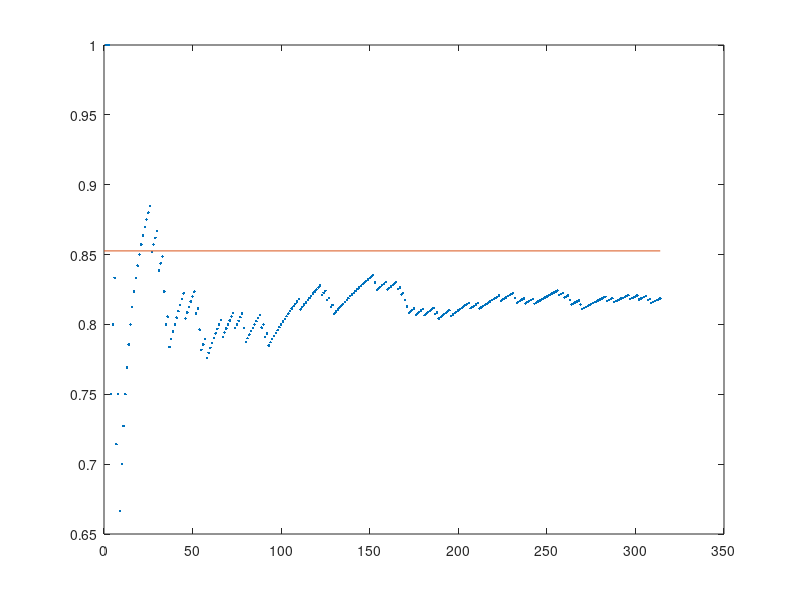

MATLAB code for this plot:
% Sander Lentink 10422439
% The a before the file name is because it wont run otherwise
% pdf is attached to this file

%%
%1. Kies een waarde voor p.
%Gebruik de procedure binornd(1,p,1,n) om n keer te loten (met kans p) of de gebeurtenis
%optreedt of niet. De procedure geeft een 1 (A treedt op) met kans p en een 0 (A treedt
%niet op)met kans 1 − p.
%Kies een waarde voor n en simuleer een rij uitkomsten.

p = rand(1);
nUnround = rand(1) * 500;
n = round(nUnround);
out1 = binornd(1,p,1,n);
out1String = ['output of ', int2str(n), ' items: ',int2str(out1)];
disp(out1String)

%2. Tel het aantal keren dat A optreedt.
%Je kan hiervoor de procedure tabulate gebruiken.
nl = '\n';
occur = tabulate(out1);
percent = occur(2,3)
out2tableHead = '     Value     Count   Percentage';
out2table = occur;%couldnt make one long string because of table
out2perc = ['Percentage: ', int2str(percent)];
disp(out2tableHead)
disp(out2table)
disp(out2perc)

%%
%3. Herhaal dit voor verschillende waarden van p en n.

for k = 1:(round(rand(1)*50))%random times
   iterationString = ['Iteration #',int2str(k)];
   disp(iterationString)
   p = rand(1);
   n = round(rand(1) * 10000);
   currOut = binornd(1,p,1,n);
   currTable = tabulate(currOut);
   currPerc = currTable(1,3);
   disp(currPerc)
   samplePerc(k) = currPerc;
end
overallMeanPerc = mean(samplePerc)

%%
%4. We gaan nu een plaatje maken van de rij experimenten.
%Kies een grote waarde voor N en waarde voor p.
%Simuleer als boven een rij van N experimenten.
%Bereken nu voor n = 1, . . . , N de fractie van het aantal keren dat A optreedt.
%Dit kan bijvoorbeeld als volgt:
N = round(rand(1) * 10000);
p = rand(1);
experiments=binornd(1,p,1,N);
cumulativecount=cumsum(experiments);
cumulativefrequencies=cumulativecount./[1:N];
plot(cumulativefrequencies,'.')
line([0 N],[p p])
%Hiermee zien we dat wanneer we N groot nemen dat hij convergeert naar p.






%%

b = rand(1)^10; %P(B) gebeurtenis dat de persoon de ziekte echt heeft
bc = 1-b; %P(B^c)
ab = 0.9; %P (A|B) 
abc = 0.001; %P (A|B^c )

%Simuleer deze situatie om te onderzoeken of dit tegenintu ̈ıtieve resultaat echt klopt.
%1. Gebruik de procedure binornd(1,P (B),1,n) om voor n pati ̈enten te loten (met kans P (B))
%of ze de ziekte hebben of niet. De procedure geeft een een met kans P (B) en een nul met
%kans 1 − P (B).

n = round(rand(1)*1000000);%n element of interval [0 , 1*10^6]
patientsTable = tabulate(binornd(1,b,1,n));
patientsp = patientsTable(2,3)/100;%/100 because percentage

out5str = ['Opdrach 1.2.1; n=', int2str(n), ', P(B)=', num2str(b), ', we found:', num2str(patientsp)];
disp(out5str)


%2. Voor de pati ̈enten in die rij die de ziekte hebben loot je met kans P (A|B) of de test
%positief is. Voor de pati ̈enten in die rij die de ziekte niet hebben loot je met kans P (A|B c )
%of de test positief is.

sick = patientsTable(2,2);
healthy = patientsTable(1,2);
out6str = ['Opdracht 1.2.2 verwachte kans; P(A|B)=', num2str((sick * ab)), ' P(A|B^c)= ', num2str((healthy * abc))];
disp(out6str)

pab = tabulate(binornd(1,ab,1,sick));
pab = pab(2,2);%P(A|B)
pabc = tabulate(binornd(1,abc,1,healthy));
pabc = pabc(2,2);%P(A|B^c)

out7str = ['Opdracht 1.2.2 gevonden kans; P(A|B)=', int2str(pab), ' P(A|B^c)= ', num2str(pabc), ', amount sick=', int2str(sick)];
disp(out7str)

%3. Je hebt nu per pati ̈ent twee uitkomsten: wel of niet de ziekte en positief of negatief getest.
%Tel nu in de rij van de positief geteste pati ̈enten het aantal pati ̈enten dat de ziekte ook
%echt heeft. Deel dat op het aantal positief geteste pati ̈enten om de voorwaardelijke kans
%P (B|A) te benaderen.

out8str = ['Opdracht 1.2.3; P(B|A)=', num2str((pab+pabc)/sick)];
disp(out8str)

%4. Herhaal het bovenstaan de voor verschillende waarden van P (B).

out9str = ['P(B) is made random with current value of:', num2str(b), ', rerun for new values'];
disp(out9str);




